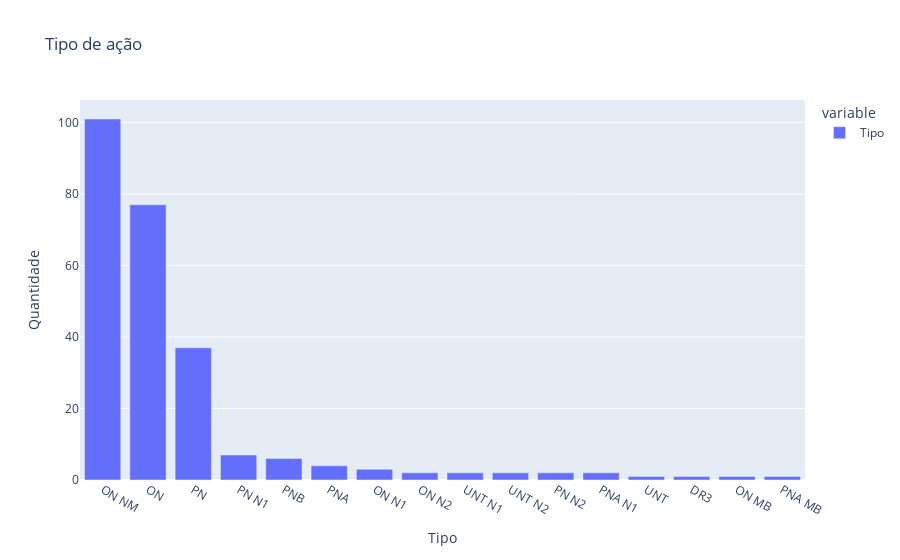

The code cell stored with this chart in its notebook:
### Code cell
# Gráfico dos tipos de ações e suas frequências
fig = px.bar(df.Tipo.value_counts(), title="Tipo de ação")
fig.update_xaxes(title_text='Tipo')
fig.update_yaxes(title_text='Quantidade')
fig.show()

### Figure 1 — Plotly figure (JSON) as saved in the notebook; plotly's stock layout.template omitted (floating-point values rounded to 4 significant figures)
{"data": [{"alignmentgroup": "True", "hovertemplate": "variable=Tipo<br>index=%{x}<br>value=%{y}<extra></extra>", "legendgroup": "Tipo", "marker": {"color": "#636efa", "pattern": {"shape": ""}}, "name": "Tipo", "offsetgroup": "Tipo", "orientation": "v", "showlegend": true, "textposition": "auto", "type": "bar", "x": ["ON NM", "ON", "PN", "PN N1", "PNB", "PNA", "ON N1", "ON N2", "UNT N1", "UNT N2", "PN N2", "PNA N1", "UNT", "DR3", "ON MB", "PNA MB"], "xaxis": "x", "y": [101, 77, 37, 7, 6, 4, 3, 2, 2, 2, 2, 2, 1, 1, 1, 1], "yaxis": "y"}], "layout": {"barmode": "relative", "legend": {"title": {"text": "variable"}, "tracegroupgap": 0}, "title": {"text": "Tipo de ação"}, "xaxis": {"anchor": "y", "domain": [0, 1], "title": {"text": "Tipo"}}, "yaxis": {"anchor": "x", "domain": [0, 1], "title": {"text": "Quantidade"}}}}
